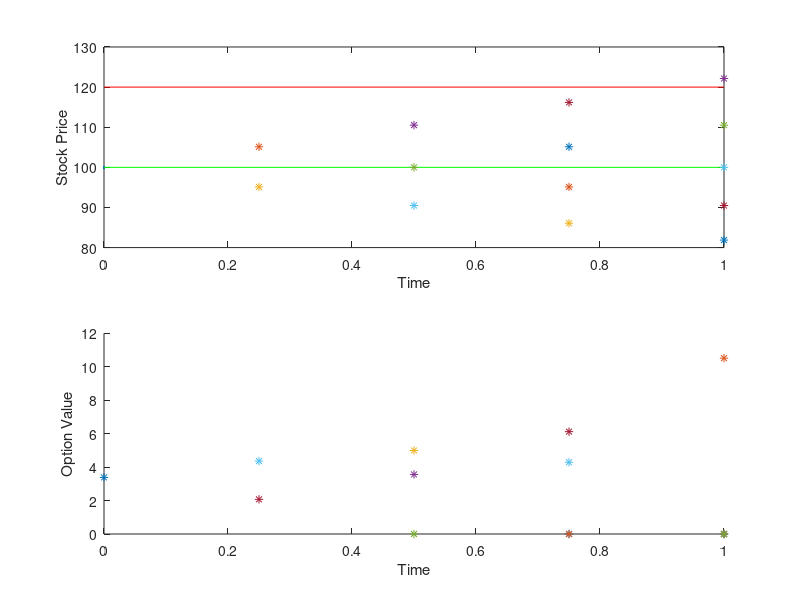

This chart was generated by the following MATLAB code:
clear all;
close all;


%--- This program calculates stock prices for Single-Barrier Stock Options via the CRR-Binomial Model ---

%Inputs -- Start

periods = 4;        %Number of Periods
time = 1;           %Time to expiry
StockPrice = 100;       %stock price    
StrikePrice = 100;      %Strike price
barrier = 120;          %option barrier
call = 1;               %set this to 0 if put, 1 if call%
r = 0.04;               %rate of interest
delta = 0;              %rate of dividends
vol = 0.1;              %volatility
h = time/periods;       %time step

%Inputs -- End

u = exp(vol*sqrt(h));
d = exp(-vol*sqrt(h));
p = (exp((r-delta)*h)-d)/(u-d);

PriceTree = zeros([periods+1, periods+1]);      %Matrix to store Stock Price tree
ValueTree = zeros([periods+1, periods+1]);      %matrix to store option value tree

if(StockPrice < barrier)
    up_out = 1;             %is a up and out%
else
    up_out = 0;             %is a down and out%
end


%graph settings

subplot(2,1,1);
plot(0, StockPrice, '.');
hold on;
plot([0, time],[StrikePrice, StrikePrice], 'g');
hold on;
plot([0, time],[barrier, barrier], 'r');
hold on;
xlabel('Time');
ylabel('Stock Price');
hold on

%Price tree calculation%
PriceTree(1,1) = StockPrice;    %initializing stock price

ctime = 0;          %time counter for graph

for(j = 2:periods+1)        %loop through periods
    ctime = ctime+h;
        for(i = 1:j)
            if(PriceTree(i,j-1) ~= 0)                   %generate new prices using revious prices
                PriceTree(i,j) = PriceTree(i,j-1)*u;
            else
                PriceTree(i,j) = PriceTree(i-1,j-1)*d;
            end
            
            plot(ctime, PriceTree(i,j), '*');           %plot prices
            hold on
        end
end
    
%graph setting for option value

subplot(2,1,2);
xlabel('Time');
ylabel('Option Value');
hold on

%Option Value tree calculation%

%Setting value at expiry%
for(i= 1:periods+1)
    if(up_out == 1 && PriceTree(i,j) >= barrier || up_out == 0 && PriceTree(i,j) <= barrier)        %%check if barrier was crossed
            ValueTree(i,periods+1) = 0;
    else
        %check option type
        if(call == 1)                                   
            if(PriceTree(i,periods+1) > StrikePrice)            %check price against strike price
                ValueTree(i, periods+1) = PriceTree(i,periods+1) - StrikePrice;
            else
                ValueTree(i,periods+1) = 0;
            end
        else
            if(PriceTree(i,periods+1) < StrikePrice)            %check price against strike price
                ValueTree(i, periods+1) = StrikePrice - PriceTree(i,periods+1);
            else
                ValueTree(i,periods+1) = 0;
            end
        end
    end
    
    plot(ctime, ValueTree(i,periods+1), '*');       %plot option value
    hold on
end

%back-propogating values*
for j = periods:-1:1
    ctime = ctime - h;
    for(i = 1:j)
        if(up_out == 1 && PriceTree(i,j) >= barrier || up_out == 0 && PriceTree(i,j) <= barrier)        %check barrier
            ValueTree(i,j) = 0;
        else
            ValueTree(i,j) = exp(-(r-delta)*h)*(p*ValueTree(i,j+1)+(1-p)*ValueTree(i+1,j+1));           %back propogate value
        end
        plot(ctime, ValueTree(i,j), '*');       %plot option value
        hold on;
    end
end


OptionPrice = ValueTree(1,1)
PriceTree
ValueTree
